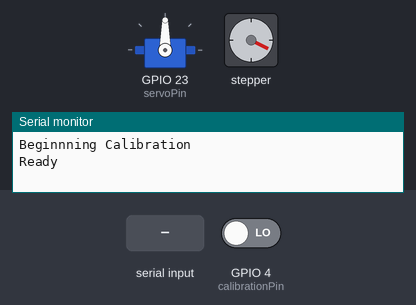
A program run on a simulated ESP32. Parts: servo, stepper motor, the last lines printed to the serial monitor. The inputs (shaded band) are chosen by the test bench; at power-on: GPIO 4 (calibrationPin) LOW. Stepper angles assume 600 steps per turn.

Above: at 8.5 s.
8.6 s: "5\n" received over Serial
At 10.0 s:
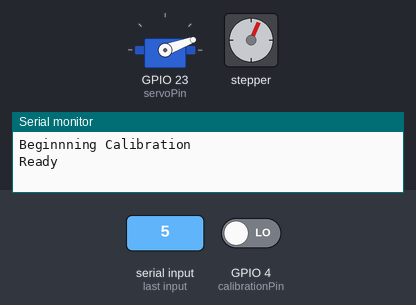
At 10.7 s:
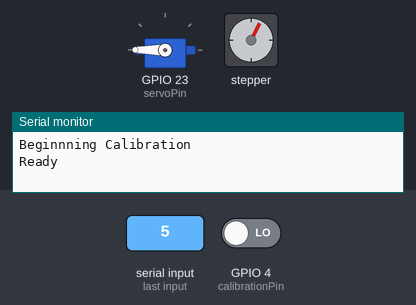
11.6 s: "90,45\n" received over Serial
At 19.2 s:
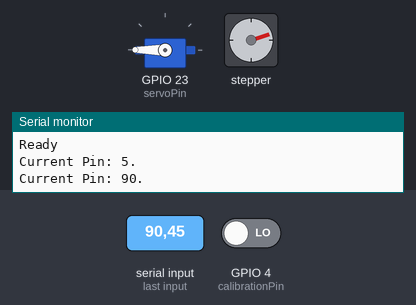
Timing chart, 0 to 20.7 s (numbered marks = the images above; inputs shaded):
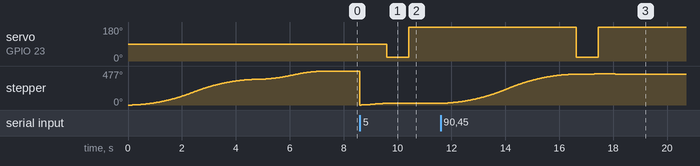

The program:

main.cpp
```cpp
#include <AccelStepper.h>
#include <ESP32Servo.h>

// Define stepper motor connections and motor interface type. Motor interface type must be set to 1 when using a driver:
const int dirPin = 12;
const int stepPin = 13;
const int servoPin = 23;
const int calibrationPin = 4;
const int motorInterfaceType = 1;

const int PIN_COUNT = 75;
const int STEPS_PER_TURN = 600;
const int WRAP_MOVE = (STEPS_PER_TURN / PIN_COUNT);
const long CALIB_DEBOUNCE = 200;

const int ARM_EXT = 180;
const int ARM_RTCT = 20;
const int ARM_DELAY = 500;

#define INPUT_SIZE 30

// Create a new instance of the AccelStepper class:
AccelStepper stepper = AccelStepper(motorInterfaceType, stepPin, dirPin);
Servo armServo;

int currentPin = 0;
int currentPosition = 0;
int pinOffset = 0;
bool negativeTurnBoost = false;

void setup()
{
  // Set the maximum speed in steps per second:
  Serial.begin(9600);
  stepper.setMaxSpeed(2000);
  stepper.setAcceleration(100);
  armServo.attach(servoPin);
  Serial.println("Beginnning Calibration");
  stepper.move(STEPS_PER_TURN);
  int indexingR = LOW;
  int prevReading = LOW;
  int time = 0;
  while (stepper.distanceToGo() != 0)
  {
    indexingR = digitalRead(calibrationPin);
    if (indexingR == HIGH && prevReading == LOW && millis() - time > CALIB_DEBOUNCE){
      currentPosition = stepper.distanceToGo();
      time = millis();
    }
    prevReading = indexingR;
    stepper.run();
  }
  stepper.move(-currentPosition+(0.32*STEPS_PER_TURN) + 4);
  stepper.runToPosition();
  stepper.setCurrentPosition(0);
  Serial.println("Ready");
}

String getValue(String data, char separator, int index)
{
  int found = 0;
  int strIndex[] = {0, -1};
  int maxIndex = data.length() - 1;

  for (int i = 0; i <= maxIndex && found <= index; i++)
  {
    if (data.charAt(i) == separator || i == maxIndex)
    {
      found++;
      strIndex[0] = strIndex[1] + 1;
      strIndex[1] = (i == maxIndex) ? i + 1 : i;
    }
  }
  return found > index ? data.substring(strIndex[0], strIndex[1]) : "";
}

void goToPin(int pin)
{
  int pinDiff = pin - currentPin;
  if (abs(pin - (currentPin + PIN_COUNT)) < abs(pinDiff))
    pinDiff = pin - (currentPin + PIN_COUNT);
  int posDiff = pin * ((double) STEPS_PER_TURN / PIN_COUNT);
  stepper.moveTo(posDiff);
  if (stepper.distanceToGo() < 0){
    negativeTurnBoost = true;
  }
  stepper.runToPosition();
  currentPin = pin;
}

void wrapPin()
{
  armServo.write(ARM_RTCT);
  delay(ARM_DELAY);
  if (negativeTurnBoost){
    stepper.move(WRAP_MOVE + 4);
  } else {
    stepper.move(WRAP_MOVE);
  }
  stepper.runToPosition();
  armServo.write(ARM_EXT);
  delay(ARM_DELAY);
  if (negativeTurnBoost){
    stepper.move(-WRAP_MOVE - 2);
    negativeTurnBoost = false;
  } else {
    stepper.move(-WRAP_MOVE + 1);
  }
  stepper.runToPosition();
}

void loop()
{
  if (Serial.available())
  {
    String command = Serial.readStringUntil('\n');
    int nextPin = command.toInt();
    goToPin(nextPin);
    wrapPin();

    while (Serial.available() > 0)
    {
    }
    Serial.print("Current Pin: ");
    Serial.print(currentPin);
    Serial.println(".");
  }
}
```

Measured:
- after the input at 8.6 s, servo on GPIO 23 (servoPin): 90° → 20° after 0.99 s, → 180° 0.81 s later; stepper: turns 477° counter-clockwise in 0.00 s, then 24° clockwise in 0.94 s, then 4° clockwise in 0.20 s, then 4° counter-clockwise in 0.28 s
- after the input at 11.6 s, servo on GPIO 23 (servoPin): 180° → 20° after 5.0 s, → 180° 0.81 s later; stepper: turns 408° clockwise in 5.0 s, then 4° clockwise in 0.20 s, then 4° counter-clockwise in 0.28 s
